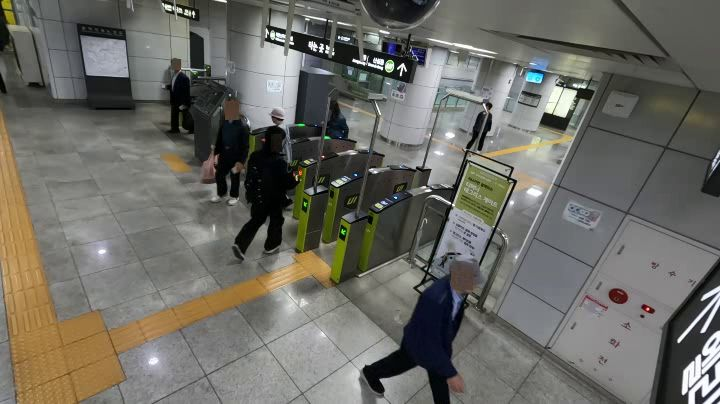
#> input picture 영상데이터/samples/sample_mid.jpg, 720 x 404 px, given in place of GX010193_blurred.MP4, which was not available
$ python detect_dots.py
#> lines starting #> are read from the running program, lines starting #| are printed output that depends on the picture; pictures that were not available may be replaced by others from this repository, and a replacement may not be noted
"""
워프된 점자블록 영역에서 둥근 돌기를 HoughCircles로 검출 → 돌기 격자 간격 → 점자블록 칸 수 자동.
점자블록 1칸(30cm)에 5x5 돌기 = 돌기 간격 6cm.
"""
import os, sys
try: sys.stdout.reconfigure(encoding="utf-8")
except Exception: pass
import cv2, numpy as np
import matplotlib
matplotlib.use("Agg")
import matplotlib.pyplot as plt
matplotlib.rcParams["font.family"] = "Malgun Gothic"
matplotlib.rcParams["axes.unicode_minus"] = False

VIDEO = r"C:\Users\aaron\tagless\개찰구 촬영 영상\1\GX010193_blurred.MP4"
DIR = r"C:\Users\aaron\tagless\영상데이터"

# 좌하단 점자블록 영역 (이미 검출된 4 corner)
src = np.load(os.path.join(DIR, "tactile_box.npy")).astype(np.float32)
#> (reads 영상데이터/tactile_box.npy from the repository)

cap = cv2.VideoCapture(VIDEO)
cap.set(cv2.CAP_PROP_POS_FRAMES, 30); ok, base = cap.read(); cap.release()
#> further down, base is the input picture: shape (404, 720, 3); mean B, G, R 100, 106.9, 108

# 큰 워프 (해상도 충분히)
WARP = 800
warp_dst = np.array([[0,0],[WARP,0],[WARP,WARP],[0,WARP]], dtype=np.float32)
H_warp = cv2.getPerspectiveTransform(src, warp_dst)
warped = cv2.warpPerspective(base, H_warp, (WARP, WARP))
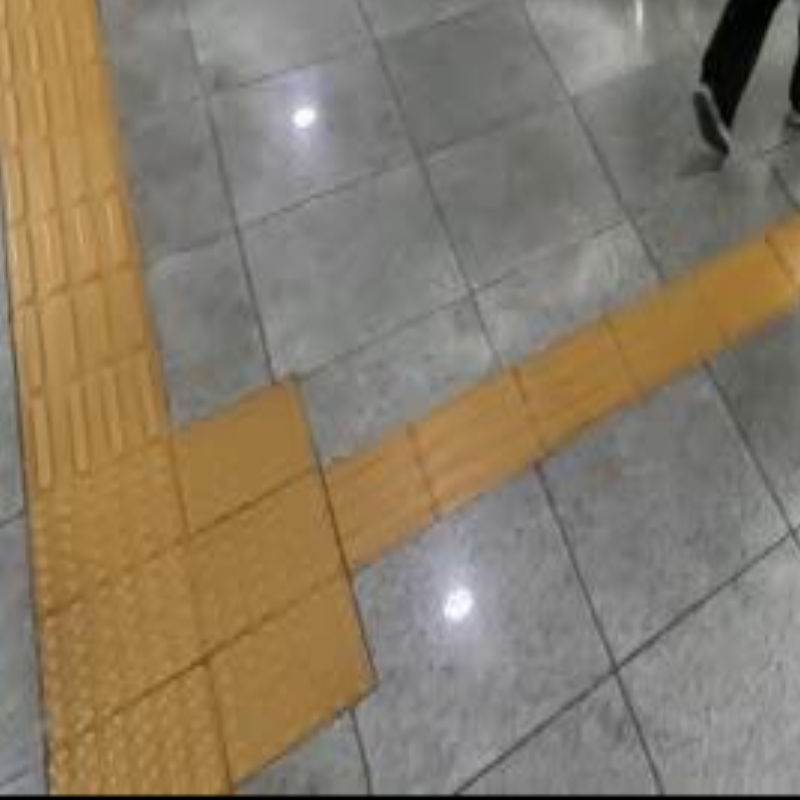
#> warped: shape (800, 800, 3); mean B, G, R 104.6, 124.2, 136.7
cv2.imwrite(os.path.join(DIR, "warped_zoom.png"), warped)

# Houghcircles
gray = cv2.cvtColor(warped, cv2.COLOR_BGR2GRAY)
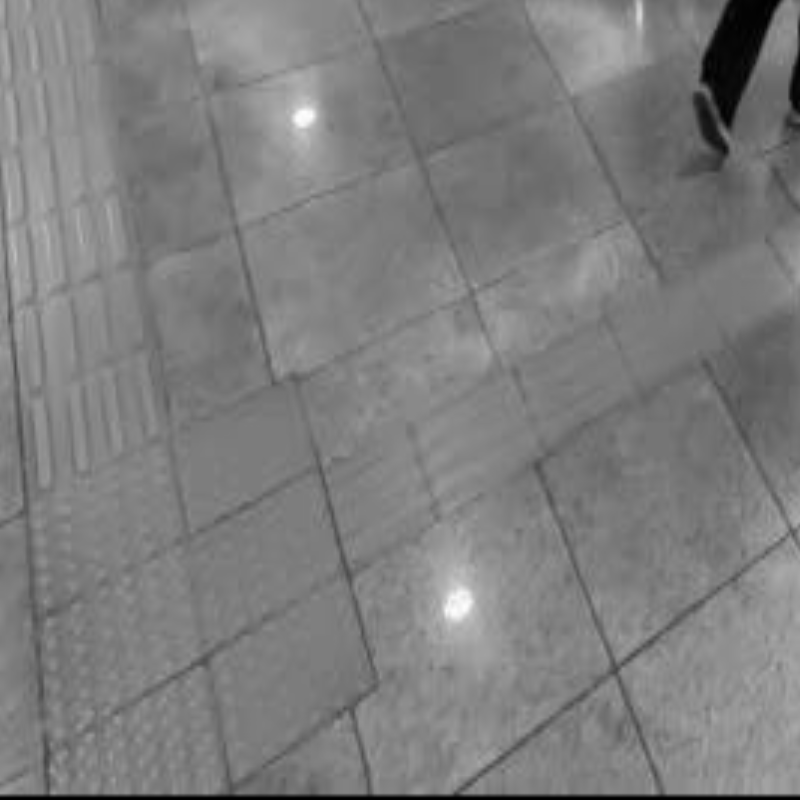
#> gray: shape (800, 800); min 0, max 254, mean 125.6
blur = cv2.medianBlur(gray, 5)

# 다양한 반지름 시도
all_circles = []
for r_min, r_max in [(3,8), (4,10), (6,14), (8,18)]:
    circles = cv2.HoughCircles(blur, cv2.HOUGH_GRADIENT, dp=1.2,
                               minDist=r_max,
                               param1=80, param2=15,
                               minRadius=r_min, maxRadius=r_max)
    n = 0 if circles is None else circles.shape[1]
    print(f"  HoughCircles r=[{r_min},{r_max}]: {n} circles")
    if circles is not None:
        all_circles.append((r_min, r_max, circles[0]))
#> this loop made 4 passes
#> (circles, n) on passes 1 to 2: ([[699, 97.8, 6], [306.6, 115.8, 7.32], [89.4, 737.4, 5.16]], 3), ([[303, 117, 9.28], [699, 97.8, 6.28]], 2)
#> n on passes 3 to 4: 4, 3
#|   HoughCircles r=[3,8]: 3 circles
#|   HoughCircles r=[4,10]: 2 circles
#|   HoughCircles r=[6,14]: 4 circles
#|   HoughCircles r=[8,18]: 3 circles
#> after the loop, all_circles = 4 items

# 검출된 돌기 시각화
fig, axes = plt.subplots(1, 2, figsize=(11, 5), dpi=100)
axes[0].imshow(cv2.cvtColor(warped, cv2.COLOR_BGR2RGB))
axes[0].set_title(f"워프된 점자블록 영역 ({WARP}x{WARP})")

axes[1].imshow(cv2.cvtColor(warped, cv2.COLOR_BGR2RGB))
colors = ["red", "yellow", "lime", "cyan"]
for (rmin, rmax, circs), col in zip(all_circles, colors):
    for (cx, cy, r) in circs:
        c = plt.Circle((cx,cy), r, color=col, fill=False, lw=1)
        axes[1].add_patch(c)
#> this loop made 4 passes
#> (rmin, rmax, circs, col) on passes 1 to 2: (3, 8, [[699, 97.8, 6], [306.6, 115.8, 7.32], [89.4, 737.4, 5.16]], 'red'), (4, 10, [[303, 117, 9.28], [699, 97.8, 6.28]], 'yellow')
#> (rmin, rmax, col) on passes 3 to 4: (6, 14, 'lime'), (8, 18, 'cyan')
axes[1].set_title("HoughCircles 검출 (돌기 후보)")
fig.tight_layout()
fig.savefig(os.path.join(DIR, "hough_dots.png"))
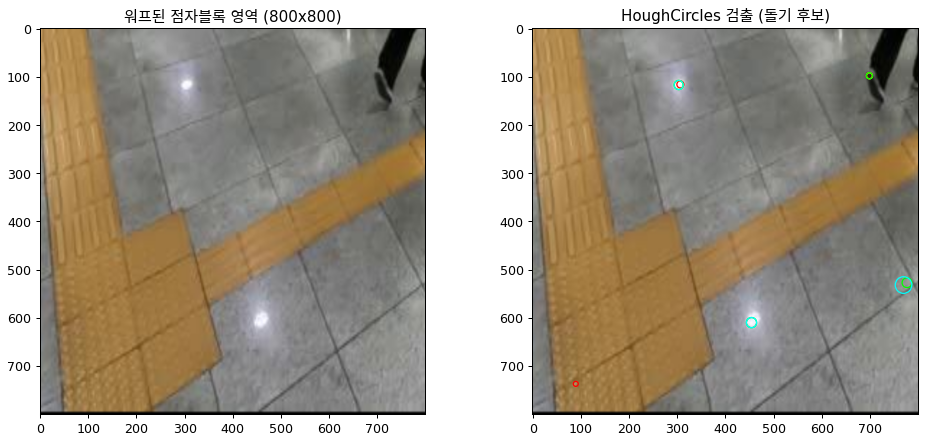
#> figure drawn by matplotlib, 2 panels
print("saved:", os.path.join(DIR, "hough_dots.png"))

# 돌기 좌표 모아서 격자 분석 (가장 일반적인 검출 결과 선택)
if all_circles:
    # 가장 많이 검출된 결과
    rmin, rmax, circs = max(all_circles, key=lambda t: len(t[2]))
#> rmin = 6; rmax = 14; circs = [[303, 117, 9.48], [454.2, 610.2, 10.56], [777, 527.4, 10.2], [699, 97.8, 6.36]]
    print(f"\nbest detection r=[{rmin},{rmax}]: {len(circs)} circles")
#| best detection r=[6,14]: 4 circles
    if len(circs) >= 6:
        cxs = circs[:,0]
        cys = circs[:,1]
        # x좌표 정렬, 인접 x좌표 차이 분석 (최빈값 = 돌기 간격)
        cxs_sorted = np.sort(cxs)
        cys_sorted = np.sort(cys)
        dxs = np.diff(cxs_sorted)
        dys = np.diff(cys_sorted)
        # 너무 가까운 건 같은 돌기. 너무 먼 건 다른 점자블록 칸 사이.
        dxs = dxs[(dxs > 5) & (dxs < 100)]
        dys = dys[(dys > 5) & (dys < 100)]
        if len(dxs):
            print(f"  dot x-spacing median = {np.median(dxs):.1f} px")
            print(f"  dot y-spacing median = {np.median(dys):.1f} px")
            # 돌기 간격 = 6cm (점자블록 1칸 30cm 안 5x5 돌기)
            cm_per_px_x = 6.0 / np.median(dxs)
            cm_per_px_y = 6.0 / np.median(dys)
            block_size_x_cm = cm_per_px_x * WARP
            block_size_y_cm = cm_per_px_y * WARP
            print(f"  → 매트릭스 가로 = {block_size_x_cm:.1f} cm = {block_size_x_cm/30:.2f} 칸")
            print(f"  → 매트릭스 세로 = {block_size_y_cm:.1f} cm = {block_size_y_cm/30:.2f} 칸")
